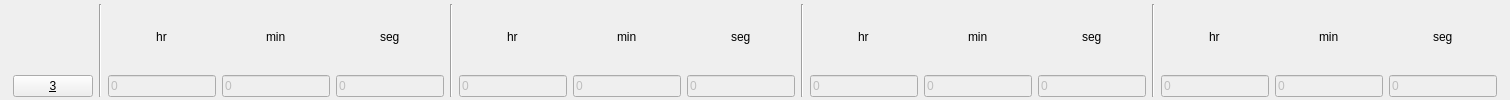
            <widget class="QGroupBox" name="groupbox3">
             <property name="styleSheet">
              <string notr="true">QGroupBox {
  border: 2px solid;
  border-color: rgba(255, 255, 255, 0);
}</string>
             </property>
             <property name="title">
              <string/>
             </property>
             <layout class="QHBoxLayout" name="horizontalLayout_99">
              <property name="topMargin">
               <number>2</number>
              </property>
              <property name="bottomMargin">
               <number>1</number>
              </property>
              <item>
               <layout class="QHBoxLayout" name="horizontalLayout_100">
                <item alignment="Qt::AlignBottom">
                 <widget class="QPushButton" name="valve3">
                  <property name="sizePolicy">
                   <sizepolicy hsizetype="Expanding" vsizetype="Fixed">
                    <horstretch>0</horstretch>
                    <verstretch>0</verstretch>
                   </sizepolicy>
                  </property>
                  <property name="text">
                   <string>&amp;3</string>
                  </property>
                  <property name="checkable">
                   <bool>true</bool>
                  </property>
                 </widget>
                </item>
                <item>
                 <widget class="Line" name="line_75">
                  <property name="orientation">
                   <enum>Qt::Vertical</enum>
                  </property>
                 </widget>
                </item>
                <item>
                 <layout class="QVBoxLayout" name="verticalLayout_239">
                  <item alignment="Qt::AlignHCenter">
                   <widget class="QLabel" name="label_243">
                    <property name="sizePolicy">
                     <sizepolicy hsizetype="Fixed" vsizetype="Preferred">
                      <horstretch>0</horstretch>
                      <verstretch>0</verstretch>
                     </sizepolicy>
                    </property>
                    <property name="text">
                     <string>hr</string>
                    </property>
                    <property name="alignment">
                     <set>Qt::AlignCenter</set>
                    </property>
                   </widget>
                  </item>
                  <item>
                   <widget class="QLineEdit" name="edit3_delayh">
                    <property name="enabled">
                     <bool>false</bool>
                    </property>
                    <property name="sizePolicy">
                     <sizepolicy hsizetype="Expanding" vsizetype="Fixed">
                      <horstretch>0</horstretch>
                      <verstretch>0</verstretch>
                     </sizepolicy>
                    </property>
                    <property name="styleSheet">
                     <string notr="true"/>
                    </property>
                    <property name="text">
                     <string>0</string>
                    </property>
                    <property name="placeholderText">
                     <string/>
                    </property>
                   </widget>
                  </item>
                 </layout>
                </item>
                <item>
                 <layout class="QVBoxLayout" name="verticalLayout_240">
                  <item alignment="Qt::AlignHCenter">
                   <widget class="QLabel" name="label_244">
                    <property name="sizePolicy">
                     <sizepolicy hsizetype="Fixed" vsizetype="Preferred">
                      <horstretch>0</horstretch>
                      <verstretch>0</verstretch>
                     </sizepolicy>
                    </property>
                    <property name="text">
                     <string>min</string>
                    </property>
                   </widget>
                  </item>
                  <item>
                   <widget class="QLineEdit" name="edit3_delaym">
                    <property name="enabled">
                     <bool>false</bool>
                    </property>
                    <property name="text">
                     <string>0</string>
                    </property>
                   </widget>
                  </item>
                 </layout>
                </item>
                <item>
                 <layout class="QVBoxLayout" name="verticalLayout_241">
                  <item alignment="Qt::AlignHCenter">
                   <widget class="QLabel" name="label_245">
                    <property name="sizePolicy">
                     <sizepolicy hsizetype="Preferred" vsizetype="Preferred">
                      <horstretch>0</horstretch>
                      <verstretch>0</verstretch>
                     </sizepolicy>
                    </property>
                    <property name="text">
                     <string>seg</string>
                    </property>
                   </widget>
                  </item>
                  <item>
                   <widget class="QLineEdit" name="edit3_delays">
                    <property name="enabled">
                     <bool>false</bool>
                    </property>
                    <property name="text">
                     <string>0</string>
                    </property>
                   </widget>
                  </item>
                 </layout>
                </item>
               </layout>
              </item>
              <item>
               <widget class="Line" name="line_76">
                <property name="orientation">
                 <enum>Qt::Vertical</enum>
                </property>
               </widget>
              </item>
              <item>
               <layout class="QHBoxLayout" name="horizontalLayout_101">
                <item>
                 <layout class="QVBoxLayout" name="verticalLayout_242">
                  <item alignment="Qt::AlignHCenter">
                   <widget class="QLabel" name="label_246">
                    <property name="sizePolicy">
                     <sizepolicy hsizetype="Fixed" vsizetype="Preferred">
                      <horstretch>0</horstretch>
                      <verstretch>0</verstretch>
                     </sizepolicy>
                    </property>
                    <property name="text">
                     <string>hr</string>
                    </property>
                   </widget>
                  </item>
                  <item>
                   <widget class="QLineEdit" name="edit3_onh">
                    <property name="enabled">
                     <bool>false</bool>
                    </property>
                    <property name="sizePolicy">
                     <sizepolicy hsizetype="Expanding" vsizetype="Fixed">
                      <horstretch>0</horstretch>
                      <verstretch>0</verstretch>
                     </sizepolicy>
                    </property>
                    <property name="styleSheet">
                     <string notr="true"/>
                    </property>
                    <property name="text">
                     <string>0</string>
                    </property>
                    <property name="placeholderText">
                     <string/>
                    </property>
                   </widget>
                  </item>
                 </layout>
                </item>
                <item>
                 <layout class="QVBoxLayout" name="verticalLayout_243">
                  <item alignment="Qt::AlignHCenter">
                   <widget class="QLabel" name="label_247">
                    <property name="sizePolicy">
                     <sizepolicy hsizetype="Fixed" vsizetype="Preferred">
                      <horstretch>0</horstretch>
                      <verstretch>0</verstretch>
                     </sizepolicy>
                    </property>
                    <property name="text">
                     <string>min</string>
                    </property>
                   </widget>
                  </item>
                  <item>
                   <widget class="QLineEdit" name="edit3_onm">
                    <property name="enabled">
                     <bool>false</bool>
                    </property>
                    <property name="sizePolicy">
                     <sizepolicy hsizetype="Expanding" vsizetype="Fixed">
                      <horstretch>0</horstretch>
                      <verstretch>0</verstretch>
                     </sizepolicy>
                    </property>
                    <property name="styleSheet">
                     <string notr="true"/>
                    </property>
                    <property name="text">
                     <string>0</string>
                    </property>
                    <property name="placeholderText">
                     <string/>
                    </property>
                   </widget>
                  </item>
                 </layout>
                </item>
                <item>
                 <layout class="QVBoxLayout" name="verticalLayout_244">
                  <item alignment="Qt::AlignHCenter">
                   <widget class="QLabel" name="label_248">
                    <property name="sizePolicy">
                     <sizepolicy hsizetype="Fixed" vsizetype="Preferred">
                      <horstretch>0</horstretch>
                      <verstretch>0</verstretch>
                     </sizepolicy>
                    </property>
                    <property name="text">
                     <string>seg</string>
                    </property>
                   </widget>
                  </item>
                  <item>
                   <widget class="QLineEdit" name="edit3_ons">
                    <property name="enabled">
                     <bool>false</bool>
                    </property>
                    <property name="sizePolicy">
                     <sizepolicy hsizetype="Expanding" vsizetype="Fixed">
                      <horstretch>0</horstretch>
                      <verstretch>0</verstretch>
                     </sizepolicy>
                    </property>
                    <property name="styleSheet">
                     <string notr="true"/>
                    </property>
                    <property name="text">
                     <string>0</string>
                    </property>
                    <property name="placeholderText">
                     <string/>
                    </property>
                   </widget>
                  </item>
                 </layout>
                </item>
               </layout>
              </item>
              <item>
               <widget class="Line" name="line_77">
                <property name="orientation">
                 <enum>Qt::Vertical</enum>
                </property>
               </widget>
              </item>
              <item>
               <layout class="QHBoxLayout" name="horizontalLayout_102">
                <item>
                 <layout class="QVBoxLayout" name="verticalLayout_245">
                  <item alignment="Qt::AlignHCenter">
                   <widget class="QLabel" name="label_249">
                    <property name="sizePolicy">
                     <sizepolicy hsizetype="Fixed" vsizetype="Preferred">
                      <horstretch>0</horstretch>
                      <verstretch>0</verstretch>
                     </sizepolicy>
                    </property>
                    <property name="text">
                     <string>hr</string>
                    </property>
                   </widget>
                  </item>
                  <item>
                   <widget class="QLineEdit" name="edit3_offh">
                    <property name="enabled">
                     <bool>false</bool>
                    </property>
                    <property name="sizePolicy">
                     <sizepolicy hsizetype="Expanding" vsizetype="Fixed">
                      <horstretch>0</horstretch>
                      <verstretch>0</verstretch>
                     </sizepolicy>
                    </property>
                    <property name="styleSheet">
                     <string notr="true"/>
                    </property>
                    <property name="text">
                     <string>0</string>
                    </property>
                    <property name="placeholderText">
                     <string/>
                    </property>
                   </widget>
                  </item>
                 </layout>
                </item>
                <item>
                 <layout class="QVBoxLayout" name="verticalLayout_246">
                  <item alignment="Qt::AlignHCenter">
                   <widget class="QLabel" name="label_250">
                    <property name="sizePolicy">
                     <sizepolicy hsizetype="Fixed" vsizetype="Preferred">
                      <horstretch>0</horstretch>
                      <verstretch>0</verstretch>
                     </sizepolicy>
                    </property>
                    <property name="text">
                     <string>min</string>
                    </property>
                   </widget>
                  </item>
                  <item>
                   <widget class="QLineEdit" name="edit3_offm">
                    <property name="enabled">
                     <bool>false</bool>
                    </property>
                    <property name="sizePolicy">
                     <sizepolicy hsizetype="Expanding" vsizetype="Fixed">
                      <horstretch>0</horstretch>
                      <verstretch>0</verstretch>
                     </sizepolicy>
                    </property>
                    <property name="styleSheet">
                     <string notr="true"/>
                    </property>
                    <property name="text">
                     <string>0</string>
                    </property>
                    <property name="placeholderText">
                     <string/>
                    </property>
                   </widget>
                  </item>
                 </layout>
                </item>
                <item>
                 <layout class="QVBoxLayout" name="verticalLayout_247">
                  <item alignment="Qt::AlignHCenter">
                   <widget class="QLabel" name="label_251">
                    <property name="sizePolicy">
                     <sizepolicy hsizetype="Fixed" vsizetype="Preferred">
                      <horstretch>0</horstretch>
                      <verstretch>0</verstretch>
                     </sizepolicy>
                    </property>
                    <property name="text">
                     <string>seg</string>
                    </property>
                   </widget>
                  </item>
                  <item>
                   <widget class="QLineEdit" name="edit3_offs">
                    <property name="enabled">
                     <bool>false</bool>
                    </property>
                    <property name="sizePolicy">
                     <sizepolicy hsizetype="Expanding" vsizetype="Fixed">
                      <horstretch>0</horstretch>
                      <verstretch>0</verstretch>
                     </sizepolicy>
                    </property>
                    <property name="styleSheet">
                     <string notr="true"/>
                    </property>
                    <property name="text">
                     <string>0</string>
                    </property>
                    <property name="placeholderText">
                     <string/>
                    </property>
                   </widget>
                  </item>
                 </layout>
                </item>
               </layout>
              </item>
              <item>
               <widget class="Line" name="line_78">
                <property name="orientation">
                 <enum>Qt::Vertical</enum>
                </property>
               </widget>
              </item>
              <item>
               <layout class="QHBoxLayout" name="horizontalLayout_103">
                <item>
                 <layout class="QVBoxLayout" name="verticalLayout_248">
                  <item alignment="Qt::AlignHCenter">
                   <widget class="QLabel" name="label_252">
                    <property name="sizePolicy">
                     <sizepolicy hsizetype="Fixed" vsizetype="Preferred">
                      <horstretch>0</horstretch>
                      <verstretch>0</verstretch>
                     </sizepolicy>
                    </property>
                    <property name="text">
                     <string>hr</string>
                    </property>
                   </widget>
                  </item>
                  <item>
                   <widget class="QLineEdit" name="edit3_totalh">
                    <property name="enabled">
                     <bool>false</bool>
                    </property>
                    <property name="sizePolicy">
                     <sizepolicy hsizetype="Expanding" vsizetype="Fixed">
                      <horstretch>0</horstretch>
                      <verstretch>0</verstretch>
                     </sizepolicy>
                    </property>
                    <property name="styleSheet">
                     <string notr="true"/>
                    </property>
                    <property name="text">
                     <string>0</string>
                    </property>
                    <property name="placeholderText">
                     <string/>
                    </property>
                   </widget>
                  </item>
                 </layout>
                </item>
                <item>
                 <layout class="QVBoxLayout" name="verticalLayout_249">
                  <item alignment="Qt::AlignHCenter">
                   <widget class="QLabel" name="label_253">
                    <property name="sizePolicy">
                     <sizepolicy hsizetype="Fixed" vsizetype="Preferred">
                      <horstretch>0</horstretch>
                      <verstretch>0</verstretch>
                     </sizepolicy>
                    </property>
                    <property name="text">
                     <string>min</string>
                    </property>
                   </widget>
                  </item>
                  <item>
                   <widget class="QLineEdit" name="edit3_totalm">
                    <property name="enabled">
                     <bool>false</bool>
                    </property>
                    <property name="sizePolicy">
                     <sizepolicy hsizetype="Expanding" vsizetype="Fixed">
                      <horstretch>0</horstretch>
                      <verstretch>0</verstretch>
                     </sizepolicy>
                    </property>
                    <property name="styleSheet">
                     <string notr="true"/>
                    </property>
                    <property name="text">
                     <string>0</string>
                    </property>
                    <property name="placeholderText">
                     <string/>
                    </property>
                   </widget>
                  </item>
                 </layout>
                </item>
                <item>
                 <layout class="QVBoxLayout" name="verticalLayout_250">
                  <item alignment="Qt::AlignHCenter">
                   <widget class="QLabel" name="label_254">
                    <property name="sizePolicy">
                     <sizepolicy hsizetype="Fixed" vsizetype="Preferred">
                      <horstretch>0</horstretch>
                      <verstretch>0</verstretch>
                     </sizepolicy>
                    </property>
                    <property name="text">
                     <string>seg</string>
                    </property>
                   </widget>
                  </item>
                  <item>
                   <widget class="QLineEdit" name="edit3_totals">
                    <property name="enabled">
                     <bool>false</bool>
                    </property>
                    <property name="sizePolicy">
                     <sizepolicy hsizetype="Expanding" vsizetype="Fixed">
                      <horstretch>0</horstretch>
                      <verstretch>0</verstretch>
                     </sizepolicy>
                    </property>
                    <property name="styleSheet">
                     <string notr="true"/>
                    </property>
                    <property name="text">
                     <string>0</string>
                    </property>
                    <property name="placeholderText">
                     <string/>
                    </property>
                   </widget>
                  </item>
                 </layout>
                </item>
               </layout>
              </item>
             </layout>
            </widget>
